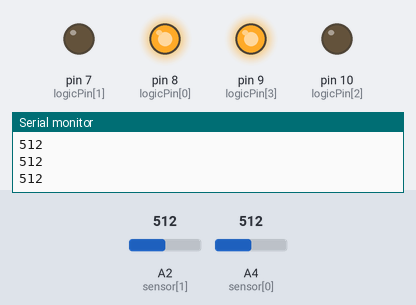
The sketch below on a simulated Arduino Uno, built with avr-gcc and run on an emulated ATmega328P. Shown: output pins drawn as LEDs (lit = HIGH), the last lines printed to the serial monitor. The test bench sets the inputs (shaded band); at power-on: A2 (sensor[1]) = 512, A4 (sensor[0]) = 512.

Above: at 1.2 s.
1.3 s: A2 (sensor[1]) set to 993
2.8 s: A2 (sensor[1]) set to 1019
At 4.0 s:
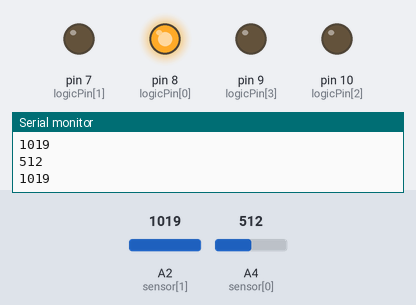
4.3 s: A4 (sensor[0]) set to 993
5.8 s: A4 (sensor[0]) set to 1014
At 6.4 s:
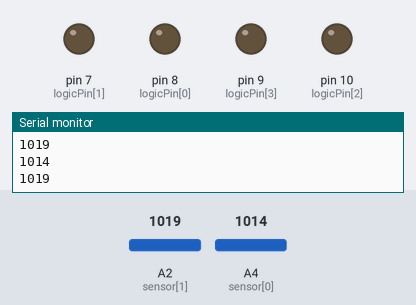
7.3 s: A2 (sensor[1]) set to 990
At 7.8 s:
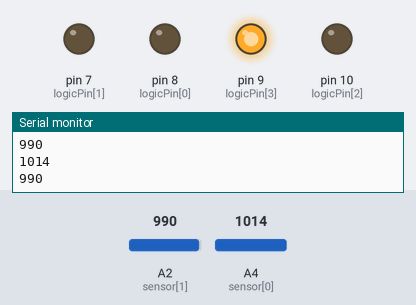
8.8 s: A2 (sensor[1]) set to 1010
At 10.2 s:
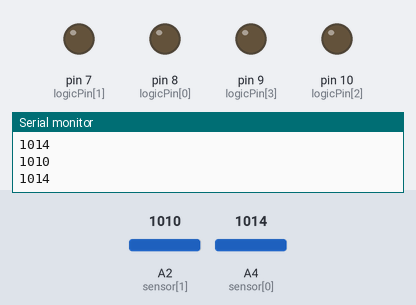
Timing chart, 0 to 11.3 s (numbered marks = the images above; inputs shaded):
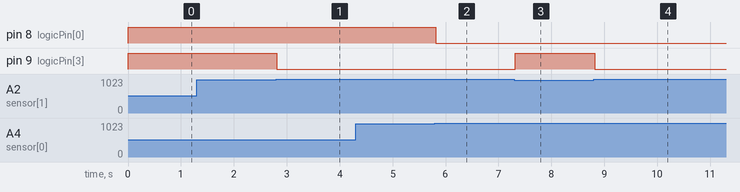

Measured:
- the behaviour switches between 1000 and 1001 on A2 (sensor[1]) (found by bisection; images 0 and 1)
- the behaviour switches between 1000 and 1001 on A4 (sensor[0]) (found by bisection; images 1 and 2)
- after the input at 2.8 s, pin 9 (logicPin[3]): HIGH → LOW at once
- after the input at 5.8 s, pin 8 (logicPin[0]): HIGH → LOW at once
- after the input at 7.3 s, pin 9 (logicPin[3]): LOW → HIGH at once
- after the input at 8.8 s, pin 9 (logicPin[3]): HIGH → LOW at once

The sketch:

Arduino_Controlled_Car.ino
```cpp
/* Name: Andy Chan
 * Date Started: 6/27/14
 * Program Name: Arduino_Controlled_Car
 * Purpose: robot will follow black line
 * Type of Chip: Atmega328
 */

 //declare variables

 //rightfor, rightback, leftback, leftfor
 int logicPin[4] = {8, 7, 10, 9};

 //left, right
 int sensor[2] = {A4, A2};
 int leftSensor;
 int rightSensor;

 int delayTime = 250;


 void setup(){

   Serial.begin(9600);

   //sensors as input
   for (int i = 0; i < 2; i++)
     pinMode(sensor[i], INPUT);

   //output
   for (int i = 0; i < 4; i++)
     pinMode(logicPin[i],OUTPUT);
 }

 void loop(){

   leftSensor = analogRead(sensor[0]);
   rightSensor = analogRead(sensor[1]);
   Serial.println(leftSensor);
   Serial.println(rightSensor);


    //   if (analogRead(sensor[0]) > 1000)//black
    //   if (analogRead(sensor[0]) < 1000)//white

   // white and white = move forward
   if (leftSensor < 1000 && rightSensor < 1000)
     moveForward();

   //white black = turn right
   if (leftSensor < 1000 && rightSensor > 1000)
     turnRight();

   //black white = turn left
   if (leftSensor > 1000 && rightSensor < 1000)
     turnLeft();

   //black black = stop, then move through int
   if (leftSensor > 1000 && rightSensor > 1000)
     StopThenMove();

 }

 void moveForward(){

   digitalWrite(logicPin[0], HIGH);
   digitalWrite(logicPin[3], HIGH);
 }

 void turnRight(){
   digitalWrite(logicPin[0], HIGH);
   digitalWrite(logicPin[3], LOW);
 }

  void turnLeft(){
   digitalWrite(logicPin[0], LOW);
   digitalWrite(logicPin[3], HIGH);
 }

 void StopThenMove(){
   digitalWrite(logicPin[0], LOW);
   digitalWrite(logicPin[3], LOW);

//   delay(delayTime);
//
//   while (leftSensor > 1000 && rightSensor > 1000)
//   moveForward();
 }
```
